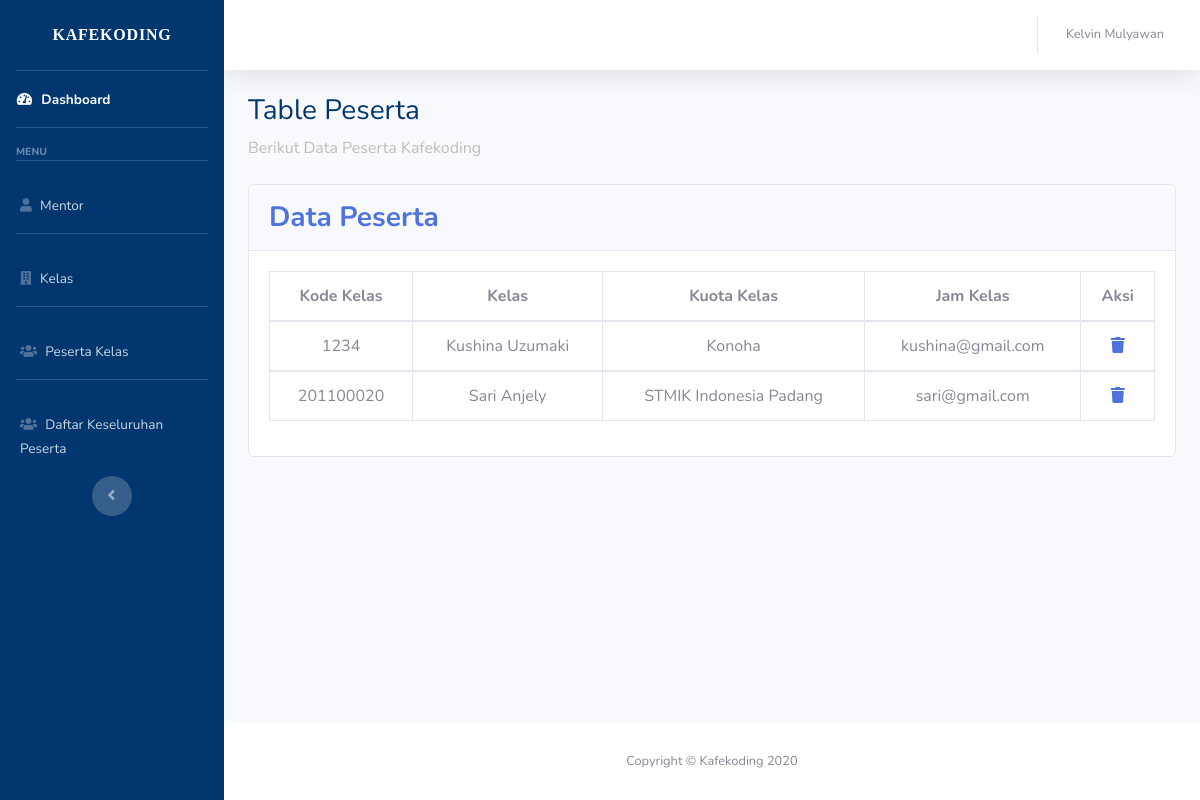
The page /mentor/peserta.php (signed in) on the database as committed earlier.
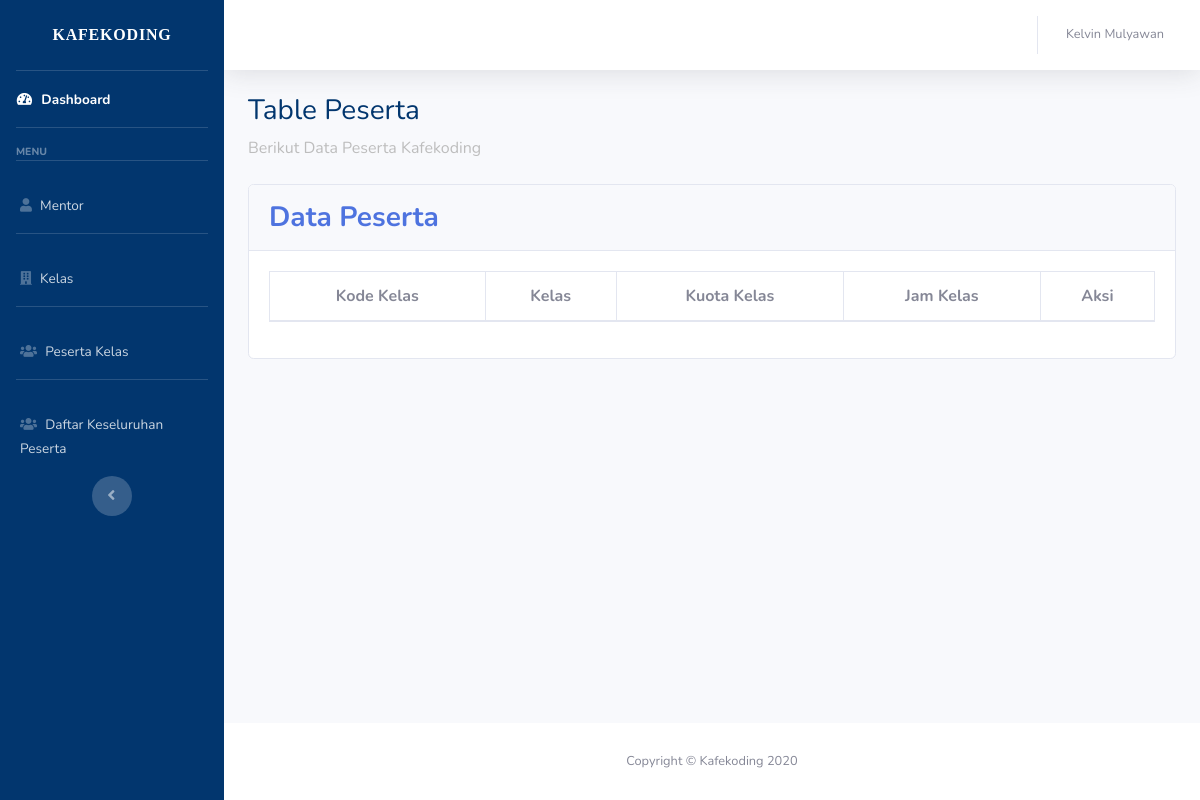
The same page on the database as committed later.
### tables this page shows
CREATE TABLE `peserta` (
  `bp_peserta` varchar(15) NOT NULL,
  `nama_peserta` varchar(50) NOT NULL,
  `asal_kampus` varchar(50) NOT NULL,
  `email` varchar(25) NOT NULL,
  `password` varchar(15) NOT NULL,
  `status` varchar(50) NOT NULL
);

### mentor/peserta.php (the view, shortened to what this page needs)
<!DOCTYPE html>
<html lang="en">
  <head>
    <link rel="stylesheet" href="https://use.fontawesome.com/releases/v5.15.2/css/all.css" />
    <link rel="stylesheet" href="../libraries/fonts/1.ttf">
    <link href="libraries/css/sb-admin-2.css" rel="stylesheet" />
  </head>
  <body id="page-top">
    <div id="wrapper">
      <?php include 'menubar.php'; ?>
      <div id="content-wrapper" class="d-flex flex-column">
        <div id="content">
          <nav class="navbar navbar-expand navbar-light bg-white topbar mb-4 static-top shadow">
            <?php include 'topbar.php'; ?>
          <div class="container-fluid ">
            <div class="row">
              <div class="col">
              <h1 class="h3 mb-2" style="color: #02366e;">Table Peserta</h1>
              <p class="mb-4" style="color: #bdbdbd;">Berikut Data Peserta Kafekoding</p>
            </div>
            <div class="col-12">
            <div class="card card-table">
              <div class="card-header py-3 d-flex justify-content-between">
                <h6 class="h3 m-0 font-weight-bold text-primary align-self-center">
                  Data Peserta
                </h6>
              </div>
              <div class="card-body">
                <div class="table-responsive">
                  <table class="table table-bordered text-center table-hover" id="dataTable" width="100%" cellspacing="0">
                    <thead>
                      <tr>
                        <th>Kode Kelas</th>
                        <th>Kelas</th>
                        <th>Kuota Kelas</th>
                        <th>Jam Kelas</th>
                        <th>Aksi</th>
                      </tr>
                    </thead>
                    <?php
                    include '../koneksi.php';
                    $query = mysqli_query($koneksi, "SELECT * FROM peserta") or die(mysqli_error());
                    while ($data = mysqli_fetch_assoc($query)) {
                    ?>
                    <tbody>
                      <tr>
                        <td><?php echo $data['bp_peserta'];?></td>
                        <td><?php echo $data['nama_peserta'];?></td>
                        <td><?php echo $data['asal_kampus'];?></td>
                        <td><?php echo $data['email'];?></td>
                        <td>
                          <a href="deleteanggota.php?bp_peserta=<?php echo $data['bp_peserta'];?>"><i class="fas fa-trash"></i></a>
                        </td>
                      </tr>
                    </tbody>
                  <?php } ?>
                  </table>
                </div>
              </div>
            </div>
            </div>
            </div>
          </div>
        </div>
        <footer class="sticky-footer bg-white">
          <div class="container my-auto">
            <div class="copyright text-center my-auto">
              <span>Copyright &copy; Kafekoding 2020</span>
            </div>
          </div>
        </footer>
      </div>
    </div>
  </body>
</html>

Rows that differ between the two databases and show on the page:
removed peserta: bp_peserta "1234", nama_peserta "Kushina Uzumaki", asal_kampus "Konoha", email "kushina@gmail.com"
removed peserta: bp_peserta "201100020", nama_peserta "Sari Anjely", asal_kampus "STMIK Indonesia Padang", email "sari@gmail.com"
